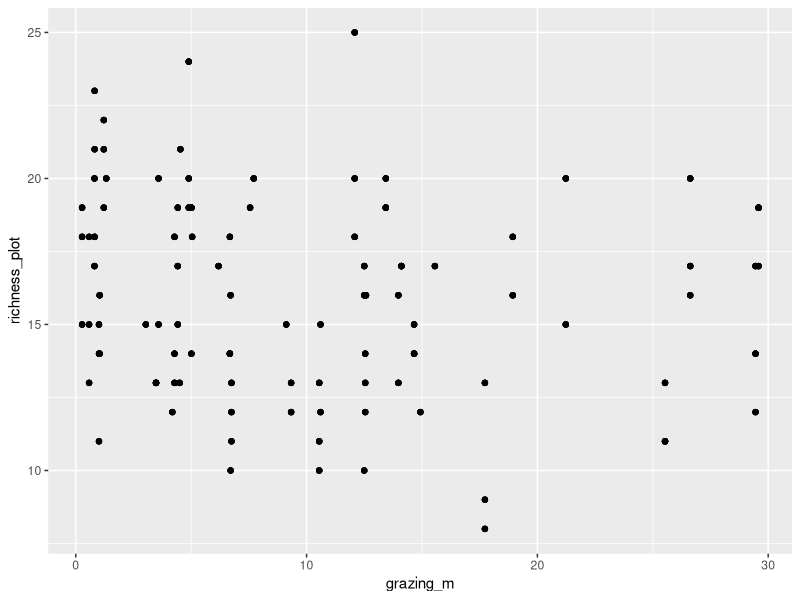
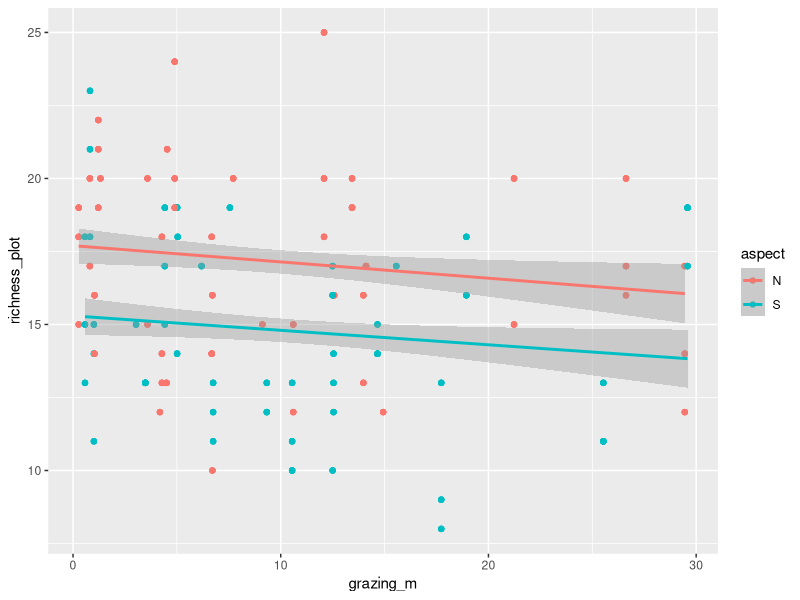
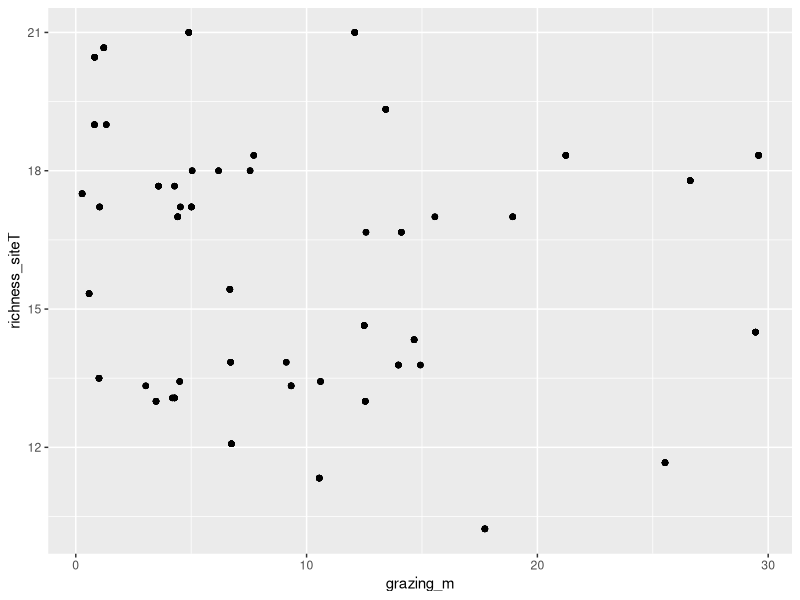
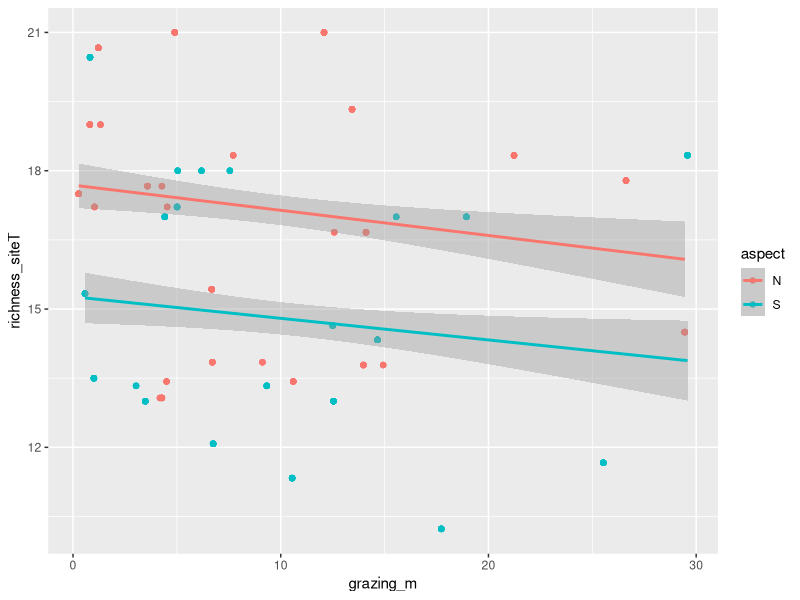
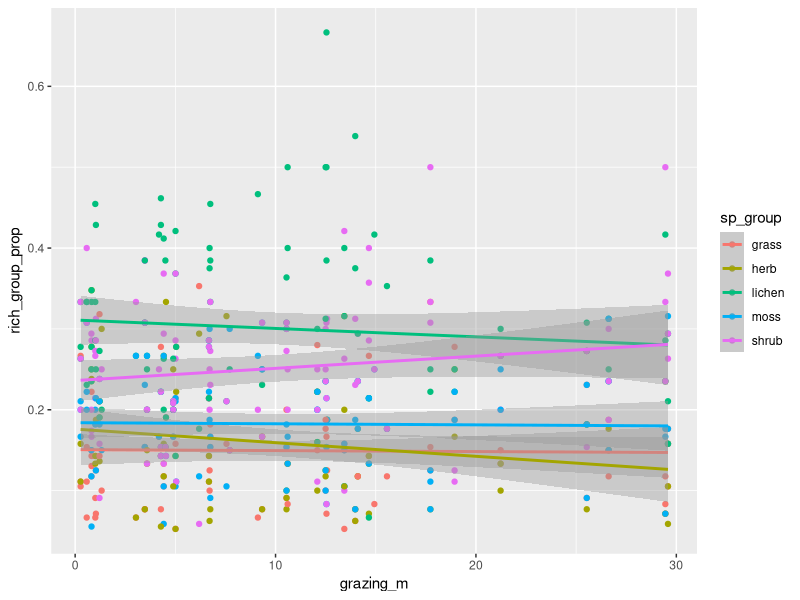
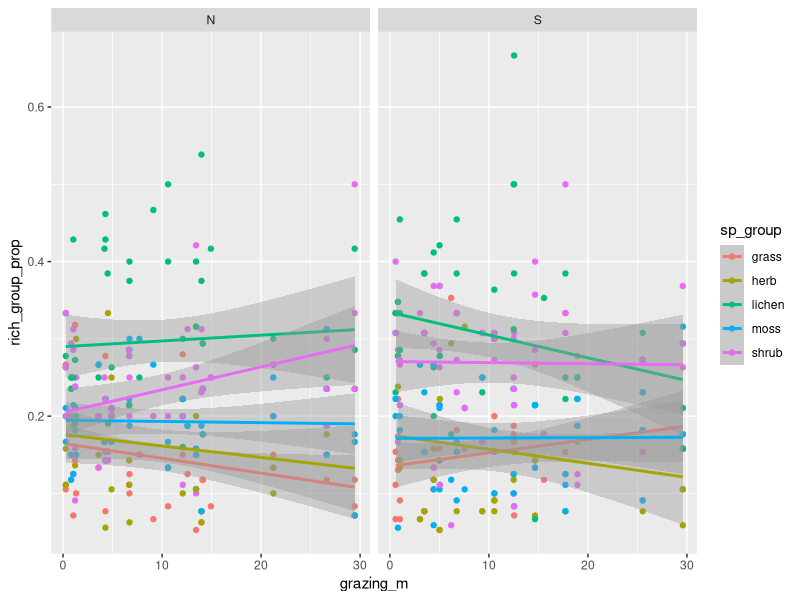
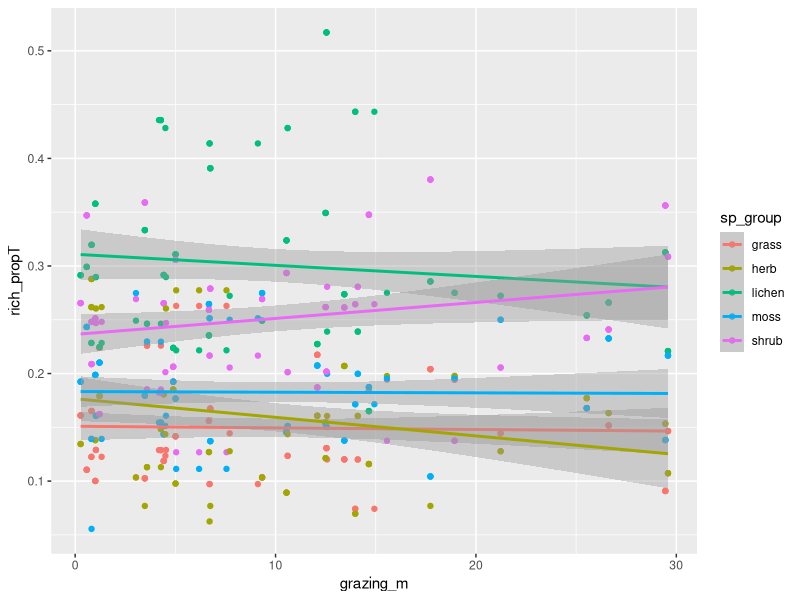
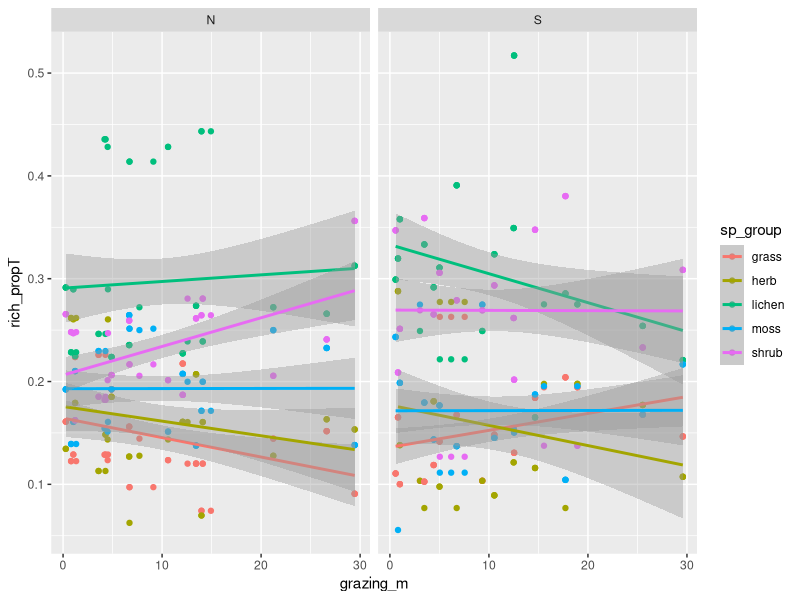

The R source for these figures, in order: (Note: this script raises an error after producing the figures.)
## Data Exploration and Statistics ##
## For SU Master's Thesis in Landscape Ecology
## Emma Gemal
## Last updated 10/2/23

#### Library ----
library(MASS)   # for Box-Cox transformation 
library(tidyverse)
library(lmtest)
library(lme4)
library(plotrix)  # for 'std.error()'
library(vegan)

#### Data Import ----
sites <- read.csv("Data/site_conditions.csv")
plots <- read.csv("Data/plots_tidy.csv")
coverage <- read.csv("Data/coverage.csv")

#### Data Exploration & Cleaning ----
view(sites)
view(plots)
view(coverage)

str(sites)   # change date to date, plot to cat, and maybe x and y coord to coordinates
str(plots)   # change date to date and check for spelling mistakes and duplicates
str(coverage)   # change date to date

### Editing import format  
sites <- sites %>% 
            mutate(date = as.Date(date, format = "%d/%m/%y"),
                   plot = as.character(plot)) %>% 
            mutate(aspect = case_when(grepl("S", site) ~ "S",
                                      grepl("N", site) ~ "N"),
                   grazing_cat = substr(site, 1, 1))   # adding aspect
str(sites)            

plots <- plots %>% 
            mutate(date = as.Date(date, format = "%d/%m/%y"))
str(plots)

coverage <- coverage %>%  
              mutate(date = as.Date(date, format = "%d/%m/%y"),
                     plot_rep = as.character(plot_rep))
str(coverage) 

### Checking species 
sort(unique(plots$sp_common))  # remove whitespace after words 
                               # "purple mountain heather" & "purple mountain-heath" 

sort(unique(plots$sp_latin))  # some don't have a latin name... not good 
                              # remove whitespace after words
                              # "Peltigera aphthosa" & "Peltigera apthosa" 
                              # "Pleurozium schereberi" & "Pleurozium schreberi"
                              # "Stereocaulon alpinus" & "Stereocaulon alpinum"
                              # "Stereocaulon sp," & "Stereocaulon sp."
                              # "Vaxinium uliginosum" & "Vaccinium uliginosum"

unique(coverage$sp_group)  # empty row is seen as own character 
coverage <- coverage %>% na.omit()   # remove empty row

print(coverage %>% group_by(plot_nr, sp_group) %>% summarise(l = length(sp_group)) %>% 
        filter(l > 1), n = 500)

unique(plots$sp_group)

### Editing species that had mistakes 
plots <- plots %>% 
            mutate(sp_common = ifelse(sp_common == "purple mountain-heath", 
                                      "purple mountain heather",
                                      sp_common)) %>% 
            mutate(sp_common = str_trim(sp_common, side = "right")) %>% 
            mutate(sp_latin = str_trim(sp_latin, side = "right")) %>% 
            mutate(sp_latin = ifelse(sp_latin == "Peltigera apthosa", "Peltigera aphthosa",
                                     sp_latin),
                   sp_latin = ifelse(sp_latin == "Pleurozium schereberi", "Pleurozium schreberi",
                                     sp_latin),
                   sp_latin = ifelse(sp_latin == "Stereocaulon alpinus", "Stereocaulon alpinum",
                                     sp_latin),
                   sp_latin = ifelse(sp_latin == "Stereocaulon sp,", "Stereocaulon sp.",
                                     sp_latin),
                   sp_latin = ifelse(sp_latin == "Vaxinium uliginosum", "Vaccinium uliginosum",
                                     sp_latin))

plots[(plots$sp_latin == ""), ]   # no latin name because they are "unknown"
plots <- plots %>%  
            mutate(sp_latin = ifelse(sp_latin == "", "unknown", sp_latin))

plots %>% group_by(plot_nr, sp_latin) %>% summarise(x = length(sp_latin)) %>% filter(x > 1)
 # no duplicate names 


# . ----
#### Variable Calculations ----
### Species richness
plots <- plots %>% 
            group_by(plot_nr) %>% 
            mutate(richness_plot = length(unique(sp_latin))) %>%   # overall per plot
            ungroup() %>% 
            group_by(site_nr) %>% 
            mutate(richness_site = length(unique(sp_latin))) %>%   # overall per site (no reps)
            ungroup() %>% 
            group_by(plot_nr, sp_group) %>% 
            mutate(richness_group = length(unique(sp_latin))) %>%   # per group per plot 
            ungroup()

richness <- plots %>% 
              group_by(plot_nr, site_nr, sp_group) %>% 
              summarize(richness_plot = mean(richness_plot),
                        richness_site = mean(richness_site),
                        richness_group = mean(richness_group),
                        height_site = mean(avg_height)) %>% 
              ungroup() %>% 
              group_by(plot_nr) %>% 
              mutate(rich_group_prop = (richness_group/sum(richness_group))) %>% 
              ungroup() %>%
              group_by(site_nr) %>% 
              mutate(richness_siteT = mean(richness_plot)) %>%  # true richness per site (with reps)
              ungroup() %>% 
              group_by(sp_group, site_nr) %>% 
              mutate(rich_propT = mean(rich_group_prop))
                        

# combining 'richness' with 'sites' to add grazing data 
grazing <- sites %>% dplyr::select(site_nr, plot_nr, plot, aspect, grazing_s, grazing_cat)
grazing <- grazing %>% mutate(grazing_m = grazing_s/60)
str(grazing)

richness <- left_join(richness, grazing)
richness <- as.data.frame(richness)
str(richness)


## Adding grazing data to 'coverage' 
coverage <- coverage %>% rename(plot = plot_rep)
str(coverage)
coverage <- left_join(coverage, grazing)
coverage_site <- coverage %>% 
                    group_by(site_nr, sp_group, aspect, grazing_cat) %>% 
                    summarize(coverage_cm2 = mean(coverage_cm2),
                              coverage_perc = mean(coverage_perc),
                              coverage_prop = coverage_perc/100,
                              grazing_s = mean(grazing_s),
                              grazing_m = mean(grazing_m))
coverage_site <- as.data.frame(coverage_site)
str(coverage_site)


# . ----
#### Initial Visualizations ----
## Richness
ggplot(richness, aes(x = grazing_m, y = richness_plot)) +   # richness with grazing 
  geom_point()

ggplot(richness, aes(x = grazing_m, y = richness_plot)) +   # N and S accounted for 
  geom_point(aes(color = aspect)) +
  stat_smooth(method = "lm", aes(color = aspect))

ggplot(richness, aes(x = grazing_m, y = richness_siteT)) +   # averaged across the plots
  geom_point()

# will use this one for final 
ggplot(richness, aes(x = grazing_m, y = richness_siteT)) +   # averaged and aspect accounted for
  geom_point(aes(color = aspect)) +
  stat_smooth(method = "lm", aes(color = aspect))

ggplot(richness, aes(x = grazing_m, y = rich_group_prop)) +   # how proportions of groups changes
  geom_point(aes(color = sp_group)) +
  stat_smooth(method = "lm", aes(color = sp_group))

ggplot(richness, aes(x = grazing_m, y = rich_group_prop)) +   # aspect accounted for 
  geom_point(aes(color = sp_group)) +
  stat_smooth(method = "lm", aes(color = sp_group)) +   
  facet_wrap(~aspect)

ggplot(richness, aes(x = grazing_m, y = rich_propT)) +   # proportions of groups per site
  geom_point(aes(color = sp_group)) +
  stat_smooth(method = "lm", aes(color = sp_group))

ggplot(richness, aes(x = grazing_m, y = rich_propT)) +   # averaged and aspect 
  geom_point(aes(color = sp_group)) +
  stat_smooth(method = "lm", aes(color = sp_group)) +   
  facet_wrap(~aspect)

ggplot(richness, aes(x = aspect, y = rich_group_prop)) +   # relative species nr for each group 
  geom_boxplot(aes(fill = sp_group))                       # for N vs. S 

ggplot(richness, aes(x = aspect, y = richness_siteT)) +   # averaged richness N vs. S
  geom_boxplot()

## Coverage
ggplot(coverage_site, aes(x = grazing_m, y = coverage_perc)) +  # coverage of groups with grazing 
  geom_point(aes(color = sp_group)) +
  stat_smooth(method = "lm", se = T, aes(color = sp_group, fill = sp_group), alpha = 0.3)

ggplot(coverage_site, aes(x = grazing_m, y = coverage_perc)) +  # differences for N vs. S
  geom_point(aes(color = sp_group)) +
  stat_smooth(method = "lm", se = T, aes(color = sp_group, fill = sp_group)) +
  facet_wrap(~aspect)
 
ggplot(coverage_site, aes(x = sp_group, y = coverage_perc)) +  # difference in coverage per group
  geom_boxplot()

ggplot(coverage_site, aes(x = aspect, y = coverage_perc)) +   # coverage differences N vs. S
  geom_boxplot(aes(fill = sp_group))

## Veg height
ggplot(richness, aes(x = grazing_m, y = height_site)) +  # height with grazing 
  geom_point() +
  stat_smooth(method = "lm")

ggplot(richness, aes(x = grazing_m, y = height_site)) +   # height of N vs. S plots 
  geom_point(aes(color = aspect)) +
  stat_smooth(method = "lm", aes(color = aspect))

ggplot(richness, aes(x = aspect, y = height_site)) +
  geom_boxplot()

# . ----
#### Models ----
### Richness ~ Grazing (Site) ----
# checking assumptions
hist(richness$richness_siteT)  # no clear distribution 
hist(richness$grazing_m)

rg1 <- lm(richness_siteT ~ grazing_m, data = richness)
plot(rg1)
shapiro.test(resid(rg1))   # p < 0.05 = not normal
bptest(rg1)  # p > 0.05 = no heteroskedasticity though 

## Transformations 
# log
rg1_log <- lm(log(richness_siteT) ~ grazing_m, data = richness)
shapiro.test(resid(rg1_log))   # p < 0.05 = not normal
bptest(rg1_log)  # p < 0.05 = and heteroskedasticity  

# sqrt
rg1_sqrt <- lm(sqrt(richness_siteT) ~ grazing_m, data = richness)
shapiro.test(resid(rg1_sqrt))   # p < 0.05 = not normal
bptest(rg1_sqrt)  # p < 0.05 = and heteroskedasticity  

## GLM 
rg_glm <- glm(richness_siteT ~ grazing_m, data = richness)
summary(rg_glm)
 
# calculating McFadden's R2 
with(summary(rg_glm), 1 - deviance/null.deviance)  # R2 = 0.027 (not a good model though)

### Models with aspect 
rga1 <- lm(richness_siteT ~ grazing_m + aspect, data = richness)
plot(rga1)
shapiro.test(resid(rga1))   # p < 0.05 = not normal
bptest(rga1)  # p > 0.05 = no heteroskedasticity though

rga_glm <- glm(richness_siteT ~ grazing_m + aspect, data = richness)
summary(rga_glm)       ## USE THIS MODEL'S RESULTS ##
  # grazing: -0.05083 ± 0.01435, p = 0.000434 (SIGNIFICANT)
  # aspect SOUTH: -2.34132 ± 0.2422, p = < 2e-16 (SIGNIFICANT)

# calculating McFadden's R2 
with(summary(rga_glm), 1 - deviance/null.deviance)  # R2 = 0.1863 (an ok model)

## Choosing the best model 
r_null <- glm(richness_siteT ~ 1, data = richness)

AIC(r_null, rg_glm, rga_glm)  # 'rga_glm' is the best 


### Richness ~ Grazing (Sp Group Proportions) ----
# do model with rich_group_prop ~ grazing_m + sp_group + aspect 
hist(richness$rich_propT)   # a bit skewed 

rpg1 <- lm(rich_propT ~ grazing_m, data = richness)
plot(rpg1)
shapiro.test(resid(rpg1))   # p < 0.05 = not normal
bptest(rpg1)  # p > 0.05 = no heteroskedasticity though 

rpg2 <- lm(rich_propT ~ grazing_m + sp_group, data = richness)
plot(rpg2)
shapiro.test(resid(rpg2))   # p < 0.05 = not normal
bptest(rpg2)  # p < 0.05 = and heteroskedasticity 

rpg3 <- lm(rich_propT ~ grazing_m*sp_group, data = richness)
plot(rpg3)
shapiro.test(resid(rpg3))   # p < 0.05 = not normal
bptest(rpg3)  # p < 0.05 = and heteroskedasticity 

## Transformations 
# log
rpg2_log <- lm(log(rich_propT) ~ grazing_m + sp_group, data = richness)
shapiro.test(resid(rpg2_log))   # p < 0.05 = not normal
bptest(rpg2_log)  # p < 0.05 = and heteroskedasticity
hist(resid(rpg2_log))

# sqrt
rpg2_sqrt <- lm(sqrt(rich_propT) ~ grazing_m + sp_group, data = richness)
shapiro.test(resid(rpg2_sqrt))   # p < 0.05 = not normal
bptest(rpg2_sqrt)  # p < 0.05 = and heteroskedasticity 
hist(resid(rpg2_sqrt))

## GLM
rpg_glm <- glm(rich_propT ~ grazing_m + sp_group, data = richness)
hist(resid(rpg_glm))  # looks pretty 'normal', can use Gaussian
summary(rpg_glm)

rpg_glm2 <- glm(rich_propT ~ grazing_m*sp_group, data = richness)
summary(rpg_glm2)

### Models with aspect 
rpga1 <- lm(rich_propT ~ grazing_m + sp_group + aspect, data = richness)
shapiro.test(resid(rpga1))   # p < 0.05 = not normal
bptest(rpga1)  # p < 0.05 = and heteroskedasticity 

rpga_glm <- glm(rich_propT ~ grazing_m + sp_group + aspect, data = richness)

rpga_glm2 <- glm(rich_propT ~ grazing_m + sp_group*aspect, data = richness)

rpga_glm3 <- glm(rich_propT ~ grazing_m*sp_group + aspect, data = richness)

rpga_glm4 <- glm(rich_propT ~ grazing_m*sp_group*aspect, data = richness)
summary(rpga_glm)      ## USE THIS MODEL'S RESULTS ##
  # grass N (intercept): 0.16437 ± 0.01224
  # grazing (grass) N: -0.00189 ± 0.000943, p = 0.045512
  # herb N: 0.011317 ± 0.01837, p = 0.538 
  # lichen N: 0.1264 ± 0.0173, p = 1.24e-12
  # moss N: 0.0286 ± 0.0173, p = 0.0987
  # shrub N: 0.0418 ± 0.0173, p = 0.01615
  # grass S: -0.028309 ± 0.01774, p = 0.111
  # herb S: 0.029646 ± 0.027358, p = 0.2791
  # lichen S: 0.07058 ± 0.02509, p = 0.00511
  # moss S: 0.00682 ± 0.025415, p = 0.78854
  # shrub S: 0.09161 ± 0.025089, p = 0.00029
  # grazing*herb N: 0.0004679 ± 0.00144, p = 0.74541
  # grazing*lichen N: 0.002539 ± 0.00133, p = 0.0576
  # grazing*moss N: 0.001904 ± 0.00133, p = 0.15423
  # grazing*shrub N: 0.004683 ± 0.00133, p = 0.000491
  # grazing (grass) S: 0.003534 ± 0.0013498, p = 0.009125
  # grazing*herb S: -0.004078 ± 0.002042, p = 0.04641
  # grazing*lichen S: -0.007002 ± 0.0019089, p = 0.000273
  # grazing*moss S: -0.00353 ± 0.001923, p = 0.06692
  # grazing*shrub S: -0.00635 ± 0.001909, p = 0.000943

## Choosing the best model 
rp_null <- glm(rich_propT ~ 1, data = richness)

AIC(rp_null, rpg_glm, rpg_glm2, rpga_glm, rpga_glm2, rpga_glm3, rpga_glm4)  # 'rpga_glm4' is the best 


### Height ~ Grazing ----
hist(richness$height_site)  # right skewed (positive skew)

hg1 <- lm(height_site ~ grazing_m, data = richness)
plot(hg1)
shapiro.test(resid(hg1))   # p < 0.05 = not normal (skewed)
bptest(hg1)  # p > 0.05 = no heteroskedasticity though 

## Transformations 
# log
hg2 <- lm(log(height_site) ~ grazing_m, data = richness)
plot(hg2)
shapiro.test(resid(hg2))   # p < 0.05 = not normal
bptest(hg2)  # p > 0.05 = no heteroskedasticity 

# sqrt 
hg3 <- lm(sqrt(height_site) ~ grazing_m, data = richness)
plot(hg3)
shapiro.test(resid(hg3))   # p < 0.05 = not normal, almost worse 
bptest(hg3)  # p > 0.05 = no heteroskedasticity 

# box-cox 
bc <- boxcox(hg1)
(lambda <- bc$x[which.max(bc$y)])  # extracting exact lambda for transformation 

hg4 <- lm(((height_site^lambda-1)/lambda) ~ grazing_m, data = richness)
plot(hg4)
shapiro.test(resid(hg4))   # p < 0.05 = not normal, nothing works 
bptest(hg4)  # p > 0.05 = no heteroskedasticity 

## GLM    
hg_glm <- glm(height_site ~ grazing_m, family = Gamma(link = log), data = richness)
hist(resid(hg_glm))  # without 'Gamma' distribution it wasn't super normal 
summary(hg_glm) 

# calculating McFadden's R2 
with(summary(hg_glm), 1 - deviance/null.deviance)  # R2 = 0.0030 (not a good model)

### Models with aspect 
hga1 <- lm(height_site ~ grazing_m + aspect, data = richness)
plot(hga1)
shapiro.test(resid(hga1))   # p < 0.05 = not normal 
bptest(hga1)  # p < 0.05 = and heteroskedasticity 

hga_glm <- glm(height_site ~ grazing_m + aspect, family = Gamma(link = log), data = richness)
hist(resid(hga_glm))

hga_glm2 <- glm(height_site ~ grazing_m*aspect, family = Gamma(link = log), data = richness)
hist(resid(hga_glm2))
summary(hga_glm2)        ## USE THIS MODEL'S RESULTS ##
  # grazing: 10^(-0.010242) ± 10^(0.004606), p = 0.026629 (SIGNIFICANT)
  # aspect SOUTH: 10^(-0.019415) ± 10^(0.087245, p = 0.823993 (not significant)
  # grazing*aspect SOUTH: 10^(0.024912) ± 10^(0.006588), p = 0.000176 (SIGNIFICANT)

# calculating McFadden's R2 
with(summary(hga_glm2), 1 - deviance/null.deviance)  # R2 = 0.06669 (not a good model)

## Choosing the best model 
h_null <- glm(height_site ~ 1, family = Gamma(link = log), data = richness)

AIC(h_null, hg_glm, hga_glm, hga_glm2)  # 'hga_glm2' is best


### Coverage ~ Grazing ----
ggplot(coverage_site, aes(x = coverage_perc)) +
  geom_histogram() +
  facet_wrap(~sp_group)   # zero-inflated/ lots of low values 

cg1 <- lm(coverage_perc ~ grazing_m + sp_group, data = coverage_site)
plot(cg1)
hist(resid(cg1))
shapiro.test(resid(cg1))   # p < 0.05 = not normal 
bptest(cg1)  # p < 0.05 = and heteroskedasticity   

cg2 <- lm(coverage_perc ~ grazing_m*sp_group, data = coverage_site)   # int. makes more sense 
plot(cg2)
shapiro.test(resid(cg2))   # p < 0.05 = not normal 
bptest(cg2)  # p < 0.05 = and heteroskedasticity   

## Transformations 
# log
cg3 <- lm(log(coverage_perc) ~ grazing_m*sp_group, data = coverage_site)
plot(cg3)
shapiro.test(resid(cg3))   # p < 0.05 = not normal
bptest(cg3)  # p < 0.05 = and heteroskedasticity 

# sqrt 
cg4 <- lm(sqrt(coverage_perc) ~ grazing_m*sp_group, data = coverage_site)
plot(cg4)
shapiro.test(resid(cg4))   # p > 0.05 = normal
bptest(cg4)  # p < 0.05 = but heteroskedasticity 

# box-cox 
bc2 <- boxcox(cg1)
(lambda2 <- bc2$x[which.max(bc2$y)])  # extracting exact lambda for transformation 

cg5 <- lm(((coverage_perc^lambda2-1)/lambda2) ~ grazing_m*sp_group, data = coverage_site)
plot(cg5)
shapiro.test(resid(cg5))   # p > 0.05 = normal
bptest(cg5)  # p < 0.05 = no heteroskedasticity 
summary(cg5)


## GLM
cg_glm <- glm(coverage_perc ~ grazing_m*sp_group, data = coverage_site)
hist(resid(cg_glm))  # looks pretty 'normal' (can use Gaussian)
summary(cg_glm)     

# calculating McFadden's R2 
with(summary(cg_glm), 1 - deviance/null.deviance)  # R2 = 0.6841018 (very good model)


### Models with aspect
cga1 <- lm(coverage_perc ~ grazing_m*sp_group*aspect, data = coverage_site)
plot(cga1)
shapiro.test(resid(cga1))   # p < 0.05 = not normal, can't use it 
bptest(cga1)  # p < 0.05 = and heteroskedasticity 

cga_glm <- glm(coverage_perc ~ grazing_m + sp_group + aspect, data = coverage_site)
hist(resid(cga_glm))  
summary(cga_glm)   ## USE THIS MODEL'S RESULTS ##
  # 6.74757 ± 2.8971, p = 0.0211
  # grazing: -0.01126 ± 0.12946, p = 0.9308    
  # herb: -5.14285 ± 3.41962, p = 0.1346    
  # lichen: 16.96416 ± 3.36667, p = 1.25e-06 (SIGNIFICANT)
  # moss: 4.72480 ± 3.39244, p = 0.1656    
  # shrub: 50.38268 ± 3.36667, p = < 2e-16 (SIGNIFICANT)
  # aspect SOUTH: 0.19833 ± 2.15187, p = 0.9267    

# calculating McFadden's R2 
with(summary(cga_glm), 1 - deviance/null.deviance)  # R2 = 0.6833 (very good model)


cga_glm2 <- glm(coverage_perc ~ grazing_m*sp_group + aspect, data = coverage_site)

cga_glm3 <- glm(coverage_perc ~ grazing_m + sp_group*aspect, data = coverage_site)

cga_glm4 <- glm(coverage_perc ~ grazing_m*sp_group*aspect, data = coverage_site)
summary(cga_glm)          

## Choosing the best model
c_null <- glm(coverage_perc ~ 1, data = coverage_site)

AIC(c_null, cg_glm, cga_glm, cga_glm2, cga_glm3, cga_glm4)   # best is 'cga_glm' (no interaction)


# . ----
#### Other Basic Statistics ----
### Height ~ Aspect
ha1 <- lm(height_site ~ aspect, data = richness)
shapiro.test(resid(ha1))  # not normal 

wilcox.test(height_site ~ aspect, data = richness)
  # W = 25775, p = 0.02745 (SIGNIFICANT difference in height between N and S)

# average height S vs. N
richness %>% group_by(aspect) %>% summarise(height = mean(height_site),
                                            se = std.error(height_site))

### Richness ~ Aspect
ra1 <- lm(richness_siteT ~ aspect, data = richness)
shapiro.test(resid(ra1))  # not normal 

wilcox.test(richness_siteT ~ aspect, data = richness)
  # W = 42251, p = < 2.2e-16

# average height S vs. N
richness %>% group_by(aspect) %>% summarise(rich = mean(richness_siteT),
                                            se = std.error(richness_siteT))


# . ----
#### NMDS (Coverage by Group) ----
### Making a matrix
cov_matrix <- coverage_site %>% 
                  dplyr::select(site_nr, aspect, grazing_cat, sp_group, coverage_perc) %>% 
                  pivot_wider(names_from = "sp_group", values_from = "coverage_perc") 

cov_matrix[is.na(cov_matrix)] <- 0  # making sure non-existent groups just have coverage of 0

coveragem <- coverage %>% 
  dplyr::select(plot_nr, aspect, grazing_cat, sp_group, coverage_perc)
coveragem <- coveragem %>% pivot_wider(names_from = "sp_group", values_from = "coverage_perc")

# making a matrix with only coverage data 
cov_matrix_sp <- cov_matrix %>% dplyr::select(!c(site_nr, aspect, grazing_cat)) 

### Looking at how many axes to extract 
mds1 <- metaMDS(cov_matrix_sp, distance = "bray", k = 1)
mds2 <- metaMDS(cov_matrix_sp, distance = "bray", k = 2)
mds3 <- metaMDS(cov_matrix_sp, distance = "bray", k = 3)
mds4 <- metaMDS(cov_matrix_sp, distance = "bray", k = 4)
mds5 <- metaMDS(cov_matrix_sp, distance = "bray", k = 5)
mds6 <- metaMDS(cov_matrix_sp, distance = "bray", k = 6)

screeC <- cbind(rbind(1,2,3,4,5,6),rbind(mds1$stress, mds2$stress, mds3$stress, mds4$stress,
                                         mds5$stress, mds6$stress))
plot(screeC)
# 3 or 4 axes seem reasonable

nmds <- metaMDS(cov_matrix_sp, distance = "bray", k = 3, autotransform = TRUE, trymax = 500, 
                sratmax = 0.999)  
nmds

nmds2 <- metaMDS(cov_matrix_sp, distance = "bray", k = 4, autotransform = TRUE, trymax = 500, 
                sratmax = 0.999)  
nmds2

### Plotting the NMDS 
# extracting NMDS scores (x and y coordinates)
data.scores <- as.data.frame(scores(nmds))
species_scores <- as.data.frame(scores(nmds, "species"))
species_scores$species <- rownames(species_scores)

data.scores$grazing_cat <- cov_matrix$grazing_cat
data.scores$aspect <- cov_matrix$aspect

# function for ellipses
veganCovEllipse <- function (cov, center = c(0, 0), scale = 1, npoints = 100) 
{
  theta <- (0:npoints) * 2 * pi/npoints
  Circle <- cbind(cos(theta), sin(theta))
  t(center + scale * t(Circle %*% chol(cov)))
}  # run from here

# theme for plots 
theme_thesis <- theme_bw() +
  theme(panel.grid = element_blank(),
        axis.title.x = 
          element_text(margin = margin(t = 10, r = 0, b = 0, l = 0)),
        axis.title.y = 
          element_text(margin = margin(t = 0, r = 10, b = 0, l = 0))) +
  theme(plot.margin = unit(c(0.5, 0.5, 0.5, 0.5), "cm"))


## Plotting by aspect ----
NMDSa <- data.frame(MDS1 = nmds$points[,1], MDS2 = nmds$points[,2], 
                      group = data.scores$aspect)

NMDSa$group <- as.factor(NMDSa$group)
NMDSa_mean <- aggregate(NMDSa[,1:2], list(group = NMDSa$group), "mean")

# making the ellipsoids
ord <- ordiellipse(nmds, data.scores$aspect, label = T, conf = 0.95)

df_ell <- data.frame()   # run from here (this side)

for(g in levels(NMDSa$group)){
  df_ell <- rbind(df_ell, 
                  cbind(as.data.frame(with(NMDSa[NMDSa$group==g,],
                                              veganCovEllipse(ord[[g]]$cov, ord[[g]]$center,
                                                              ord[[g]]$scale)))
                           ,group=g))
}  # run from here 


# making a theme
theme_thesis <- theme_bw() +
                    theme(panel.grid = element_blank(),
                          axis.title.x = 
                            element_text(margin = margin(t = 10, r = 0, b = 0, l = 0)),
                          axis.title.y = 
                            element_text(margin = margin(t = 0, r = 10, b = 0, l = 0))) +
                    theme(plot.margin = unit(c(0.5, 0.5, 0.5, 0.5), "cm"))

# plot
(nmds_plot <- ggplot(data.scores, aes(x = NMDS1, y = NMDS2)) + 
                geom_polygon(data = df_ell, aes(x = NMDS1, y = NMDS2, group = group,
                                                   color = group, fill = group), alpha = 0.2, 
                             size = 0.5, linetype = 1) +
                geom_point(aes(color = aspect, shape = aspect, fill = aspect), 
                           size = 2, alpha = 0.6) +
                geom_text(data = species_scores, aes(x = NMDS1, y = NMDS2, label = species),
                          alpha = 0.5, size = 2) +
                theme_thesis + 
                labs(x = "NMDS1", y = "NMDS2") +
                scale_color_manual(values = c("#458264", "#F4A460"),
                                   labels = c("N", "S")) +
                scale_shape_manual(values = c(21, 22),
                                   labels = c("N", "S")) +
                scale_fill_manual(values = c("#458264", "#F4A460"),
                                  labels = c("N", "S")))

## Plotting by grazing category ----
NMDSg <- data.frame(MDS1 = nmds$points[,1], MDS2 = nmds$points[,2], 
                    group = data.scores$grazing_cat)

NMDSg$group <- as.factor(NMDSg$group)
NMDSg_mean <- aggregate(NMDSg[,1:2], list(group = NMDSg$group), "mean")

# making the ellipsoids
ord2 <- ordiellipse(nmds, data.scores$grazing_cat, label = T, conf = 0.95)

df_ell2 <- data.frame()   # run from here (this side)

for(g in levels(NMDSg$group)){
  df_ell2 <- rbind(df_ell2, 
                  cbind(as.data.frame(with(NMDSg[NMDSg$group==g,],
                                           veganCovEllipse(ord2[[g]]$cov, ord2[[g]]$center,
                                                           ord2[[g]]$scale)))
                        ,group=g))
}  # run from here 


# plot
(nmds_plot2 <- ggplot(data.scores, aes(x = NMDS1, y = NMDS2)) + 
                  geom_polygon(data = df_ell2, aes(x = NMDS1, y = NMDS2, group = group,
                                                   color = group, fill = group), alpha = 0.2, 
                               size = 0.5, linetype = 1) +
                  geom_point(aes(color = grazing_cat, shape = grazing_cat, fill = grazing_cat), 
                             size = 2, alpha = 0.6) +
                  geom_text(data = species_scores, aes(x = NMDS1, y = NMDS2, label = species),
                            alpha = 0.5, size = 2) +
                  theme_thesis + 
                  labs(x = "NMDS1", y = "NMDS2"))

#### NMDS (Coverage by Sp) ----
### Dividing coverage across species
sp_cov <- left_join(plots, coverage)
sp_cov <- sp_cov %>% 
            dplyr::select(site_nr, plot_nr, aspect, sp_common, sp_latin, sp_group, coverage_perc) %>% 
            group_by(site_nr, plot_nr, sp_group) %>% 
            mutate(rel_abund = coverage_perc/length(sp_group)) %>% 
            ungroup() %>% 
            na.omit()

print(sp_cov %>% group_by(plot_nr) %>% summarise(sum(rel_abund)), n = 105)  # all = 100%! 

### Making a matrix
sp_matrix <- sp_cov %>% 
                dplyr::select(plot_nr, aspect, sp_latin, rel_abund) %>% 
                distinct() %>% 
                pivot_wider(names_from = "sp_latin", values_from = "rel_abund", 
                            values_fill = NA)  # get a warning, but no duplicates found

sp_matrix[is.na(sp_matrix)] <- 0  # making sure non-existent sp just have coverage of 0

# with only coverage data 
sp_matrix2 <- sp_matrix %>% dplyr::select(!c(plot_nr, aspect)) 

### Looking at how many axes to extract 
set.seed(1)
mds1b <- metaMDS(sp_matrix2, distance = "bray", k = 1, sratmax = 0.99999)  # no convergence 
mds2b <- metaMDS(sp_matrix2, distance = "bray", k = 2, sratmax = 0.99999)  # no convergence 
mds3b <- metaMDS(sp_matrix2, distance = "bray", k = 3, sratmax = 0.99999)  # converged!   
mds4b <- metaMDS(sp_matrix2, distance = "bray", k = 4, sratmax = 0.99999)  # no convergence 
mds5b <- metaMDS(sp_matrix2, distance = "bray", k = 5, sratmax = 0.99999)  # no convergence 
mds6b <- metaMDS(sp_matrix2, distance = "bray", k = 6, sratmax = 0.99999)  # no convergence 
mds7b <- metaMDS(sp_matrix2, distance = "bray", k = 7, sratmax = 0.99999)  # converged!
mds8b <- metaMDS(sp_matrix2, distance = "bray", k = 8, sratmax = 0.99999)  # converged! 
mds9b <- metaMDS(sp_matrix2, distance = "bray", k = 9, sratmax = 0.99999)  # no convergence 

# only k = 3, k = 7 and k = 8 converged

set.seed(1)
nmds3 <- metaMDS(sp_matrix2, distance = "bray", k = 3, autotransform = TRUE, trymax = 500, 
                sratmax = 0.99999) 
  # stress = ~0.166
nmds7 <- metaMDS(sp_matrix2, distance = "bray", k = 7, autotransform = TRUE, trymax = 500, 
                sratmax = 0.99999)  
  # stress = ~0.0796 (going with this one!)
nmds8 <- metaMDS(sp_matrix2, distance = "bray", k = 8, autotransform = TRUE, trymax = 500, 
                 sratmax = 0.99999)  
  # stress = ~0.0692

### Plotting the NMDS
# extracting NMDS scores (x and y coordinates)
data.scoresb <- as.data.frame(scores(nmds7))
species_scoresb <- as.data.frame(scores(nmds7, "species"))
species_scoresb$species <- rownames(species_scores)

data.scoresb$aspect <- sp_matrix$aspect

## Plotting by aspect ----
NMDSb <- data.frame(NMDS2 = nmds7$points[,1], NMDS3 = nmds7$points[,2], 
                    group = data.scoresb$aspect)
NMDSb$group <- as.factor(NMDSb$group)

NMDSb_mean <- aggregate(NMDSb[,1:2], list(group = NMDSb$group), "mean")

# making the ellipsoids
ord3 <- ordiellipse(nmds7, data.scoresb$aspect, label = T, conf = 0.95)

df_ell3 <- data.frame()   # run from here (this side)

for(g in levels(NMDSb$group)){
  df_ell3 <- rbind(df_ell3, 
                   cbind(as.data.frame(with(NMDSb[NMDSb$group==g,],
                                           veganCovEllipse(ord3[[g]]$cov, ord3[[g]]$center,
                                                           ord3[[g]]$scale)))
                        ,group=g))
}  # run from here 

# plot
(nmds_plot3 <- ggplot(data.scoresb, aes(x = NMDS1, y = NMDS2)) + 
                  geom_polygon(data = df_ell3, aes(x = NMDS1, y = NMDS2, group = group,
                                                   color = group, fill = group), alpha = 0.2, 
                               size = 0.5, linetype = 1) +
                  geom_point(aes(color = aspect, shape = aspect, fill = aspect), 
                             size = 2, alpha = 0.6) +
               #   geom_text(data = species_scoresb, aes(x = NMDS1, y = NMDS2, label = species),
                #            alpha = 0.5, size = 2) +
                  theme_thesis + 
                  labs(x = "NMDS1", y = "NMDS2") +
                  scale_color_manual(values = c("#458264", "#F4A460"),
                                     labels = c("N", "S")) +
                  scale_shape_manual(values = c(21, 22),
                                     labels = c("N", "S")) +
                  scale_fill_manual(values = c("#458264", "#F4A460"),
                                    labels = c("N", "S")))


# . ----
#### ANOSIM Tests ----
## For sp group ~ aspect 
ano_a <- anosim(cov_matrix_sp, cov_matrix$aspect, distance = "bray", permutations = 9999)
ano_a
  # not significantly different (R = 0.01435, p = 0.2577)

## For sp group ~ grazing category
ano_g <- anosim(cov_matrix_sp, cov_matrix$grazing_cat, distance = "bray", permutations = 9999)
ano_g
  # not significantly different (R = -0.08811, p = 0.9864) 

## For species ~ aspect
ano_sp <- anosim(sp_matrix2, sp_matrix$aspect, distance = "bray", permutations = 9999)
ano_sp
